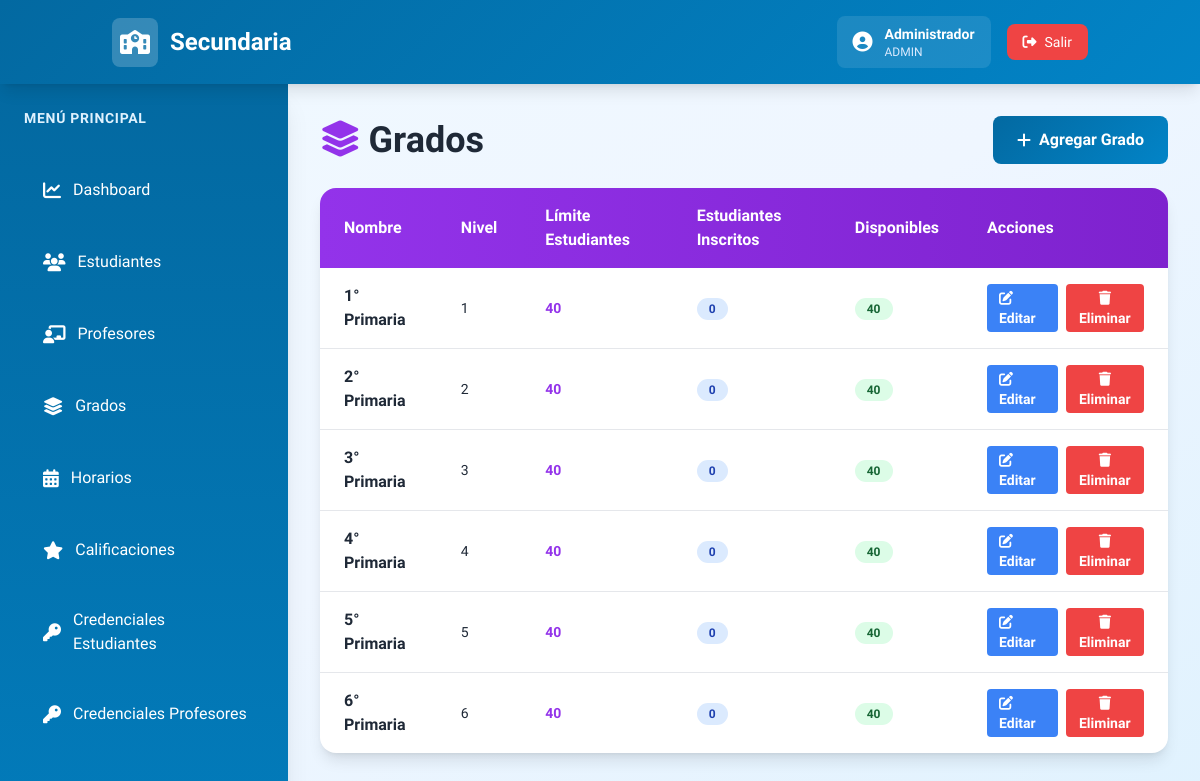
/grades (signed in), run on the app's committed database.
### models.py (models this page shows)
class User(UserMixin, db.Model):
    __tablename__ = 'users'
    id = db.Column(db.String(36), primary_key=True, default=lambda: str(uuid.uuid4()))
    email = db.Column(db.String(255), unique=True, nullable=False)
    password = db.Column(db.String(255), nullable=False)
    name = db.Column(db.String(255), nullable=False)
    role = db.Column(db.String(20), nullable=False)
    created_at = db.Column(db.DateTime, default=datetime.utcnow)

class Grade(db.Model):
    __tablename__ = 'grades'
    id = db.Column(db.String(36), primary_key=True, default=lambda: str(uuid.uuid4()))
    name = db.Column(db.String(50), unique=True, nullable=False)
    level = db.Column(db.Integer)
    max_students = db.Column(db.Integer, default=40)
    created_at = db.Column(db.DateTime, default=datetime.utcnow)

### routes.py (the view)
@app.route('/grades')
@login_required
def grades():
    if current_user.role != 'admin':
        flash('Acceso denegado', 'error')
        return redirect(url_for('dashboard'))
    grades = Grade.query.all()
    return render_template('grades.html', grades=grades)

### app.py (called while the page is built)
@login_manager.user_loader
def load_user(user_id):
    try:
        return User.query.get(user_id)
    except Exception as e:
        print(f"Error loading user: {e}")
        return None

### templates/grades.html (shortened to what this page needs)
{% extends "base.html" %}
{% block content %}
<div class="space-y-6">
    <div class="flex justify-between items-center">
        <h1 class="text-4xl font-bold text-gray-800"><i class="fas fa-layer-group text-purple-600 mr-2"></i>Grados</h1>
        <button onclick="openModal('addGradeModal')" class="gradient-btn text-white px-6 py-3 rounded-lg font-bold flex items-center gap-2">
            <i class="fas fa-plus"></i> Agregar Grado
        </button>
    </div>
    <div class="bg-white rounded-2xl shadow-lg overflow-hidden">
        <table class="w-full">
            <thead class="bg-gradient-to-r from-purple-600 to-purple-700 text-white">
                <tr>
                    <th class="px-6 py-4 text-left">Nombre</th>
                    <th class="px-6 py-4 text-left">Nivel</th>
                    <th class="px-6 py-4 text-left">Límite Estudiantes</th>
                    <th class="px-6 py-4 text-left">Estudiantes Inscritos</th>
                    <th class="px-6 py-4 text-left">Disponibles</th>
                    <th class="px-6 py-4 text-left">Acciones</th>
                </tr>
            </thead>
            <tbody class="divide-y" id="gradeTableBody">
                {% for grade in grades %}
                <tr class="hover:bg-sky-50">
                    <td class="px-6 py-4 font-semibold text-gray-800">{{ grade.name }}</td>
                    <td class="px-6 py-4 text-sm">{{ grade.level }}</td>
                    <td class="px-6 py-4 text-sm font-bold text-purple-600">{{ grade.max_students }}</td>
                    <td class="px-6 py-4 text-sm">
                        {% set enrolled = grade.students|length %}
                        <span class="px-3 py-1 bg-blue-100 text-blue-800 rounded-full text-xs font-bold">{{ enrolled }}</span>
                    </td>
                    <td class="px-6 py-4 text-sm">
                        {% set enrolled = grade.students|length %}
                        {% set available = grade.max_students - enrolled %}
                        {% if available > 0 %}
                            <span class="px-3 py-1 bg-green-100 text-green-800 rounded-full text-xs font-bold">{{ available }}</span>
                        {% else %}
                            <span class="px-3 py-1 bg-red-100 text-red-800 rounded-full text-xs font-bold">LLENO</span>
                        {% endif %}
                    </td>
                    <td class="px-6 py-4 flex gap-2">
                        <a href="{{ url_for('edit_grade', grade_id=grade.id) }}" class="bg-blue-500 hover:bg-blue-600 text-white px-3 py-1 rounded text-sm font-bold transition">
                            <i class="fas fa-edit"></i> Editar
                        </a>
                        <form method="POST" action="{{ url_for('delete_grade', grade_id=grade.id) }}" style="display:inline;">
                            <button type="submit" onclick="return confirm('¿Eliminar grado?')" class="bg-red-500 hover:bg-red-600 text-white px-3 py-1 rounded text-sm font-bold transition">
                                <i class="fas fa-trash"></i> Eliminar
                            </button>
                        </form>
                    </td>
                </tr>
                {% endfor %}
            </tbody>
        </table>
    </div>
</div>
{% endblock %}

### templates/base.html (shortened to what this page needs)
<!DOCTYPE html>
<html lang="es">
<head>
    <script src="https://cdn.tailwindcss.com"></script>
    <link rel="stylesheet" href="https://cdnjs.cloudflare.com/ajax/libs/font-awesome/6.4.0/css/all.min.css">
</head>
<body class="bg-gradient-to-br from-sky-50 via-blue-50 to-sky-100 text-gray-800 min-h-screen">
    <nav class="gradient-header text-white shadow-lg sticky top-0 z-50">
        <div class="container mx-auto px-6 py-4 flex justify-between items-center">
            <div class="text-2xl font-bold flex items-center gap-3">
                <div class="bg-white bg-opacity-20 p-2 rounded-lg">
                    <i class="fas fa-school text-2xl"></i>
                </div>
                <span>Secundaria</span>
            </div>
            <div class="flex gap-4 items-center">
                {% if current_user.is_authenticated %}
                <a href="{{ url_for('my_profile') }}" class="flex items-center gap-3 bg-white bg-opacity-10 px-4 py-2 rounded-lg hover:bg-opacity-20 transition cursor-pointer">
                    <i class="fas fa-user-circle text-xl"></i>
                    <div class="text-sm">
                        <div class="font-semibold">{{ current_user.name }}</div>
                        <div class="text-xs text-blue-100 uppercase font-medium">{{ current_user.role }}</div>
                    </div>
                </a>
                <a href="{{ url_for('logout') }}" class="bg-red-500 hover:bg-red-600 px-4 py-2 rounded-lg transition font-medium text-sm flex items-center gap-2">
                    <i class="fas fa-sign-out-alt"></i> Salir
                </a>
                {% endif %}
            </div>
        </div>
    </nav>
    {% if current_user.is_authenticated %}
    <div class="flex">
        <aside class="w-72 bg-gradient-to-b from-sky-700 to-sky-600 text-white min-h-screen p-6 shadow-xl">
            <div class="mb-8">
                <h2 class="text-sm font-bold uppercase tracking-wider text-sky-100 mb-4">Menú Principal</h2>
            </div>
            <ul class="space-y-3">
                <li>
                    <a href="{{ url_for('dashboard') }}" class="sidebar-item block p-4 rounded-lg hover:bg-sky-500 transition flex items-center gap-3 font-medium">
                        <i class="fas fa-chart-line text-lg"></i>
                        <span>Dashboard</span>
                    </a>
                </li>
                {% if current_user.role == 'admin' %}
                <li>
                    <a href="{{ url_for('students') }}" class="sidebar-item block p-4 rounded-lg hover:bg-sky-500 transition flex items-center gap-3 font-medium">
                        <i class="fas fa-users text-lg"></i>
                        <span>Estudiantes</span>
                    </a>
                </li>
                <li>
                    <a href="{{ url_for('teachers') }}" class="sidebar-item block p-4 rounded-lg hover:bg-sky-500 transition flex items-center gap-3 font-medium">
                        <i class="fas fa-chalkboard-user text-lg"></i>
                        <span>Profesores</span>
                    </a>
                </li>
                <li>
                    <a href="{{ url_for('grades') }}" class="sidebar-item block p-4 rounded-lg hover:bg-sky-500 transition flex items-center gap-3 font-medium">
                        <i class="fas fa-layer-group text-lg"></i>
                        <span>Grados</span>
                    </a>
                </li>
                <li>
                    <a href="{{ url_for('view_schedule') }}" class="sidebar-item block p-4 rounded-lg hover:bg-sky-500 transition flex items-center gap-3 font-medium">
                        <i class="fas fa-calendar-alt text-lg"></i>
                        <span>Horarios</span>
                    </a>
                </li>
                <li>
                    <a href="{{ url_for('admin_all_grades') }}" class="sidebar-item block p-4 rounded-lg hover:bg-sky-500 transition flex items-center gap-3 font-medium">
                        <i class="fas fa-star text-lg"></i>
                        <span>Calificaciones</span>
                    </a>
                </li>
                <li>
                    <a href="{{ url_for('admin_credentials') }}" class="sidebar-item block p-4 rounded-lg hover:bg-sky-500 transition flex items-center gap-3 font-medium">
                        <i class="fas fa-key text-lg"></i>
                        <span>Credenciales Estudiantes</span>
                    </a>
                </li>
                <li>
                    <a href="{{ url_for('admin_teacher_credentials') }}" class="sidebar-item block p-4 rounded-lg hover:bg-sky-500 transition flex items-center gap-3 font-medium">
                        <i class="fas fa-key text-lg"></i>
                        <span>Credenciales Profesores</span>
                    </a>
                </li>
                {% endif %}
            </ul>
        </aside>
        <main class="flex-1 p-8 fade-in">
    {% else %}
    <main class="flex justify-center items-center min-h-screen">
    {% endif %}
            {% block content %}{% endblock %}
        </main>
    {% if current_user.is_authenticated %}</div>{% endif %}
</body>
</html>

### templates/base.html (style rules this page uses)
* { font-family: 'Plus Jakarta Sans', sans-serif; }
.gradient-header { background: linear-gradient(135deg, #0369a1 0%, #0284c7 100%); }
.gradient-btn { background: linear-gradient(135deg, #0369a1 0%, #0284c7 100%); transition: all 0.3s ease; }
.sidebar-item { transition: all 0.3s ease; border-left: 3px solid transparent; }
.fade-in { animation: fadeIn 0.5s ease-in; }

### data on the page
User: name "Administrador", role "ADMIN"
Grade: name "1° Primaria", level "1", max_students "40", enrolled "0"
Grade: name "2° Primaria", level "2", max_students "40", enrolled "0"
Grade: name "3° Primaria", level "3", max_students "40", enrolled "0"
Grade: name "4° Primaria", level "4", max_students "40", enrolled "0"
Grade: name "5° Primaria", level "5", max_students "40", enrolled "0"
Grade: name "6° Primaria", level "6", max_students "40", enrolled "0"
